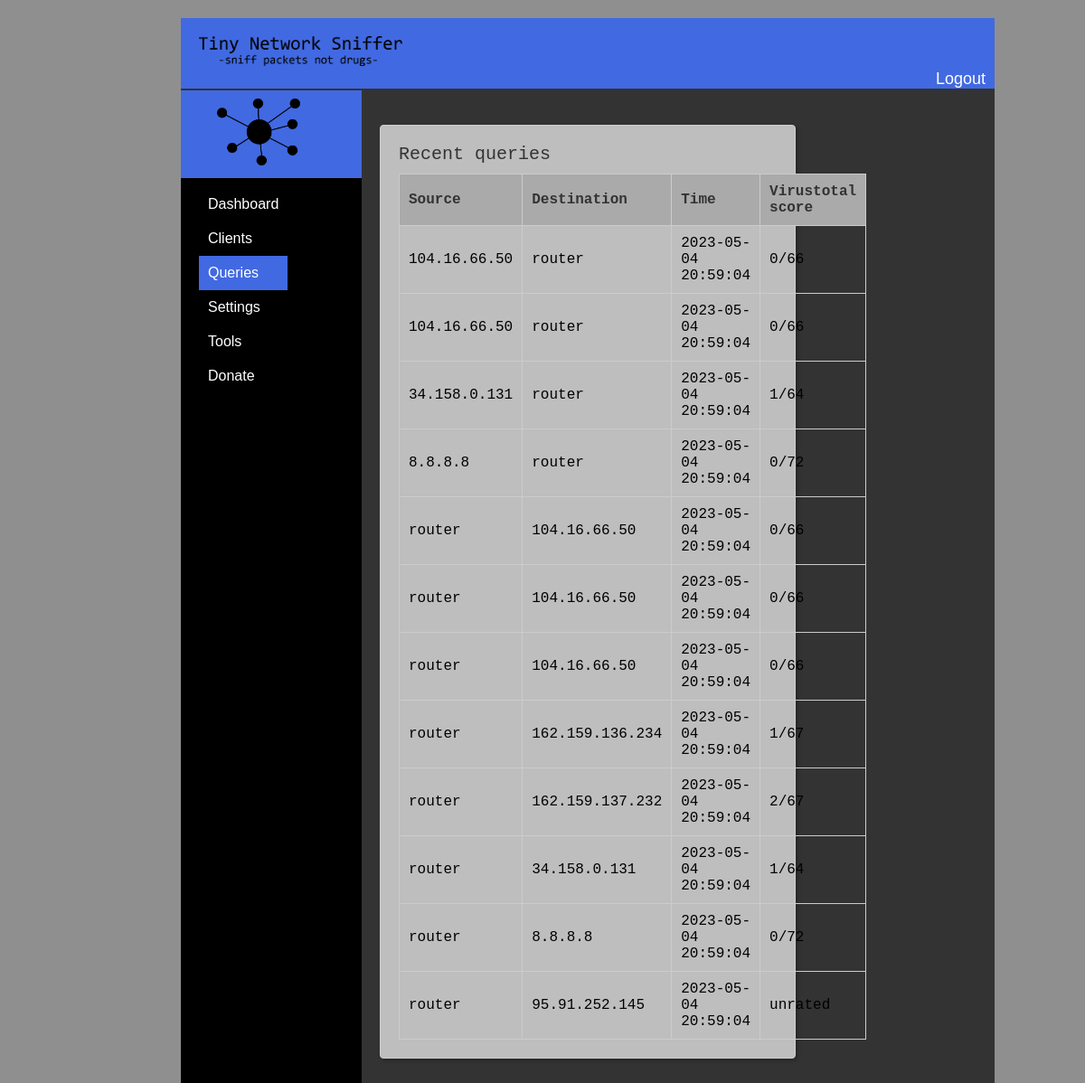
The page /queries (signed in) on the database its author committed.
### tables this page shows
CREATE TABLE dns_queries
    (id INTEGER PRIMARY KEY AUTOINCREMENT,
     timestamp TEXT,
     source_ip TEXT,
     destination_ip TEXT,
     protocol TEXT,
     dns_query TEXT,
     vt_score TEXT,
     vt_lastcheck TEXT);

### flask_webserver.py (the view)
@app.route("/queries")
def queries():
    if "username" in session:
        conn = sqlite3.connect("database.db")
        c = conn.cursor()
        c.execute(
            "SELECT source_ip, destination_ip, timestamp, vt_score FROM dns_queries LIMIT 20"
        )
        rows = c.fetchall()
        print(rows)
        conn.close()
        return render_template("queries.html", rows=rows)
    else:
        return redirect(url_for("login"))

### templates/queries.html (shortened to what this page needs)
<!DOCTYPE html>
<html>
<head>
	<link rel="stylesheet" type="text/css" href="../static/css/home.css">
</head>
<body>
	<div class="container">
		<div class="sidebar">
			<div class="logo">
				<img src="../static/img/Logoohnetext.png" class="logo">
			</div>
			<ul>
				<li><a href="home">Dashboard</a></li>
				<li><a href="clients">Clients</a></li>
				<li class="active"><a href="#">Queries</a></li>
				<li><a href="settings">Settings</a></li>
				<li><a href="tools">Tools</a></li>
				<li><a href="donate">Donate</a></li>
			</ul>
		</div>
		<div class="header">
			<img src="../static/img/textonly.png" width=25% >
			<div class="user-info">
				<a class="loggoutbtn" onclick="logout()">Logout</a>
			</div>
		</div>
		<div class="main-content">
			<div class="dashboard">
				<div class="dashboard-item">
					<h2>Recent queries</h2>
					<table>
						<thead>
							<tr>
								<th>Source</th>
								<th>Destination</th>
								<th>Time</th>
								<th>Virustotal score</th>
							</tr>
						</thead>
						<tbody>
							{% for row in rows %}
							<tr>
								<td>{{ row[0] }}</td>
								<td>{{ row[1] }}</td>
								<td>{{ row[2] }}</td>
								<td>{{ row[3] }}</td>
							</tr>
							{% endfor %}
						</tbody>
					</table>
				</div>
			</div>
		</div>
	</div>
</body>
</html>

### static/css/home.css (style rules this page uses)
* { box-sizing: border-box; margin: 0; padding: 0; }
body { font-family: Arial, sans-serif; background-color: #1d1d1d7e; }
.loggoutbtn { font-size: 18px; border: none; color: white; background-color: #4169E1; cursor:pointer; }
.sidebar { background-color: #000000; color: #fff; height: 100%; position: fixed; top: 0; width: 200px; padding-left: 20px; display: flex; flex-direction: column; align-items: flex-start; justify-content: flex-start; top: 100px; left: 200px; }
.sidebar li { padding: 10px; }
.logo { margin-left: -20px; margin-bottom: 10px; text-align: center; background-color: #4169E1; }
.logo img { width: 50%; display: inline-block; }
ul { list-style: none; margin: 0; padding: 0; }
li { padding: 10px 20px; }
li.active { background-color: #4169E1; }
a { color: #fff; text-decoration: none; }
.main-content { padding-top: 200px; margin-left: 200px; padding: 20px; background-color: #333; margin-right: 100px; }
.header { background-color: #4169E1; color: #fff; padding: 0px; flex-grow: 1; margin-top: 20px; margin-left: 200px; margin-right: 100px; }
.header img { margin-left: 20px; margin-top: 20px; }
.user-info { display: flex; align-items: center; justify-content: flex-end; background-color: #4169E1; }
.user-info a { margin-right: 10px; }
.dashboard { justify-content: space-between; display: flex; flex-wrap: wrap; margin-top: 20px; gap: 20px; padding-left: 200px; padding-right: 200px; }
.dashboard-item { flex: 1 1 300px; background-color: #bebebe; border: 1px solid #ccc; border-radius: 4px; box-shadow: 2px 2px 4px rgba(0, 0, 0, 0.3); margin-bottom: 20px; padding: 20px; width: calc(50% - 10px); }
.dashboard-item h2 { font-family: "Consolas", monospace; font-size: 20px; font-weight: normal; margin-bottom: 10px; color: #333; }
.dashboard-item table { border-collapse: collapse; margin-top: 10px; width: 100%; }
.dashboard-item table th, .dashboard-item table td { font-family: "Consolas", monospace; border: 1px solid #ccc; padding: 10px; text-align: left; }
.dashboard-item table th { background-color: rgb(170, 170, 170); color: #333; }

### rows shown on the page
dns_queries: source_ip "104.16.66.50", destination_ip "router", timestamp "2023-05-04 20:59:04", vt_score "0/66"
dns_queries: source_ip "104.16.66.50", destination_ip "router", timestamp "2023-05-04 20:59:04", vt_score "0/66"
dns_queries: source_ip "34.158.0.131", destination_ip "router", timestamp "2023-05-04 20:59:04", vt_score "1/64"
dns_queries: source_ip "8.8.8.8", destination_ip "router", timestamp "2023-05-04 20:59:04", vt_score "0/72"
dns_queries: source_ip "router", destination_ip "104.16.66.50", timestamp "2023-05-04 20:59:04", vt_score "0/66"
dns_queries: source_ip "router", destination_ip "104.16.66.50", timestamp "2023-05-04 20:59:04", vt_score "0/66"
dns_queries: source_ip "router", destination_ip "104.16.66.50", timestamp "2023-05-04 20:59:04", vt_score "0/66"
dns_queries: source_ip "router", destination_ip "162.159.136.234", timestamp "2023-05-04 20:59:04", vt_score "1/67"
dns_queries: source_ip "router", destination_ip "162.159.137.232", timestamp "2023-05-04 20:59:04", vt_score "2/67"
dns_queries: source_ip "router", destination_ip "34.158.0.131", timestamp "2023-05-04 20:59:04", vt_score "1/64"
dns_queries: source_ip "router", destination_ip "8.8.8.8", timestamp "2023-05-04 20:59:04", vt_score "0/72"
dns_queries: source_ip "router", destination_ip "95.91.252.145", timestamp "2023-05-04 20:59:04", vt_score "unrated"
